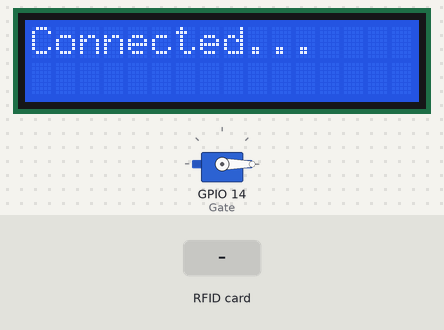
This sketch was run on a simulated ESP32. Shown: 16×2 character LCD, servo. The test bench sets the inputs (shaded band). WiFi joins after 1.5 s; servers stay silent unless stated; uploads are accepted with an empty reply; what the sketch prints to the serial monitor is not drawn.

Above: at 0.5 s.
At 3.9 s:
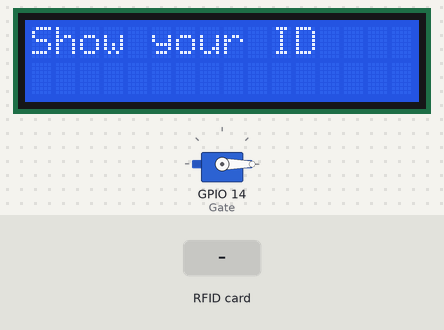
4.0 s: RFID card 5E 7A 19 C4 held to the reader
At 4.16 s:
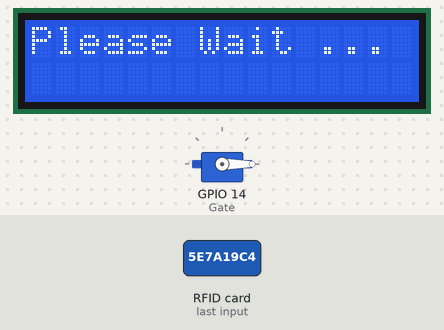
Timing chart, 0 to 7.0 s (numbered marks = the images above; inputs shaded):
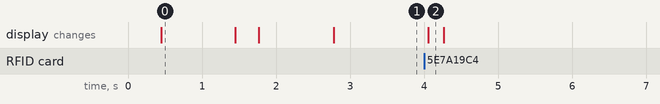

Measured:
- after the input at 4.0 s, the display: changes after 0.06 s (image 2)
- what the display in image 0 shows lasts 1.1 s, from 0.4 s to 1.5 s

The sketch:

ticketing.ino
```cpp
// By Rohinth Ram R V and Siva Chokkalingam S

// RFID Reader
#include <SPI.h>
#include <MFRC522.h>
// Servo Motor
#include<ESP32Servo.h>
// LCD with I2C
#include<Wire.h>
#include<LiquidCrystal_I2C.h>
// Wifi
#include<WiFi.h>
#include<HTTPClient.h>
//for json payload
#include <ArduinoJson.h>

#define SS_PIN 25
#define RST_PIN 26

#define MISO_PIN  19
#define MOSI_PIN  23
#define SCK_PIN   18

LiquidCrystal_I2C lcd(0x27, 16,2);

MFRC522 rfid(SS_PIN, RST_PIN); // Instance of the class
MFRC522::MIFARE_Key key;

Servo Gate;

void setup() {
  Serial.begin(9600);
  SPI.begin(SCK_PIN, MISO_PIN, MOSI_PIN); // Init SPI bus
  rfid.PCD_Init(); // Init MFRC522
  rfid.PCD_DumpVersionToSerial();   // Show details of PCD - MFRC522 Card Reader details
  //Serial.println(F("Scan PICC to see UID, SAK, type, and data blocks..."));

  lcd.init();
  lcd.backlight();
  lcd.setCursor(0,0);

  Gate.attach(14);
  Gate.write(0);

  connectWiFi();
}

String domain = "http://ticketing.pythonanywhere.com";
const char* ssid = "ssid";
const char* password = "pswd";

void loop() {
  while(!(WiFi.status() == WL_CONNECTED))
  {
    connectWiFi();
  }

  lcd.setCursor(0,0);
  lcd.print("Show your ID");

  // Reset the loop if no new card present on the sensor/reader. This saves the entire process when idle.
  if ( ! rfid.PICC_IsNewCardPresent())
    return ;

  // Verify if the NUID has been readed
  if ( ! rfid.PICC_ReadCardSerial())
    return;

  Serial.print("UID Tag : ");

  String tag= "";
  byte letter;
  for (byte i = 0; i < rfid.uid.size; i++){
    Serial.print(rfid.uid.uidByte[i] < 0x10 ? " 0" : "");
    Serial.print(rfid.uid.uidByte[i], HEX);
    tag.concat(String(rfid.uid.uidByte[i] < 0x10 ? "0" : ""));
    tag.concat(String(rfid.uid.uidByte[i], HEX));
  }

  tag.toUpperCase();

  Serial.println(F("Card read successfully"));
  printHex(rfid.uid.uidByte, rfid.uid.size);
  Serial.println(F("Please Wait"));
  lcd.clear();
  lcd.setCursor(0,0);
  lcd.print("Please Wait ...");

  String ret = check(tag);
  if(ret == "-1"){
    lcd.clear();
    lcd.setCursor(0,0);
    lcd.print("Invalid Access");
    delay(2000);
    lcd.clear();
    return;
  }
  else if(ret == "0"){
    lcd.clear();
    lcd.setCursor(0,0);
    lcd.print("Invalid ID");
    lcd.setCursor(0,1);
    lcd.print(tag);
    delay(2000);
    lcd.clear();
    return;
  }
  else if(ret[0] == '1'){
    lcd.clear();
    lcd.setCursor(0,0);
    lcd.print("Welcome (^^)");
    lcd.setCursor(0,1);
    lcd.print(ret.substring(1));
    Gate.write(90);
    delay(5000);
    lcd.clear();
    Gate.write(0);
  }
  else if(ret[0] == '2'){
    lcd.clear();
    lcd.setCursor(0,0);
    lcd.print("Thank You!");
    lcd.setCursor(0,1);
    lcd.print(ret.substring(1));
    Gate.write(90);
    delay(3000);
    lcd.clear();
    Gate.write(0);
  }

  // Halt PICC
  rfid.PICC_HaltA();

  // Stop encryption on PCD
  rfid.PCD_StopCrypto1();
}

void printHex(byte *buffer, byte bufferSize) {
  for (byte i = 0; i < bufferSize; i++) {
    Serial.print(buffer[i] < 0x10 ? " 0" : " ");
    Serial.print(buffer[i], HEX);
  }
}

void connectWiFi()
{
  int i = 0;
  Serial.println("Connecting to WiFi...");
  lcd.clear();
  lcd.setCursor(0,0);
  lcd.print("Connecting...");

  WiFi.begin(ssid, password);

  while(!(WiFi.status() == WL_CONNECTED))
  {
    Serial.println(" - ");
    i++;
    delay(300);
    if(i > 10)
      connectWiFi();

    Serial.println("\n... WiFi Connected");
    lcd.clear();
    lcd.setCursor(0,0);
    lcd.print("Connected...");
    delay(1000);
    lcd.clear();
  }
}

String check(String tag_id){
  HTTPClient http;

  http.begin(domain+"/update");
  http.addHeader("Content-Type", "text/plain");

  int httpResponseCode = http.POST("{\"tag_id\":\"" + tag_id +"\",\"key\":\"123\", \"bus_id\":\"1\"}");
  Serial.println(httpResponseCode);
  if(httpResponseCode > 0){
    String response = http.getString();
    Serial.println(response);
    return response;
  }
  return "-1";
}
```
